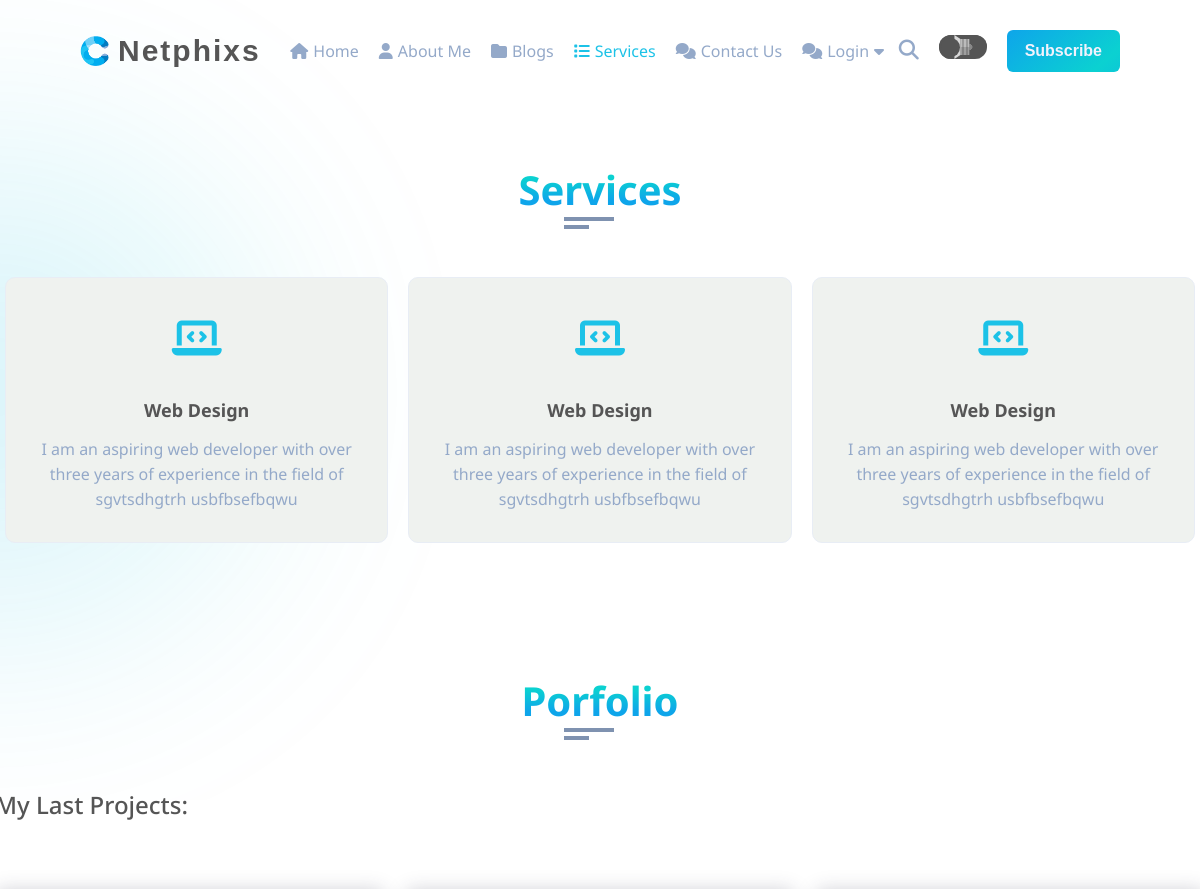
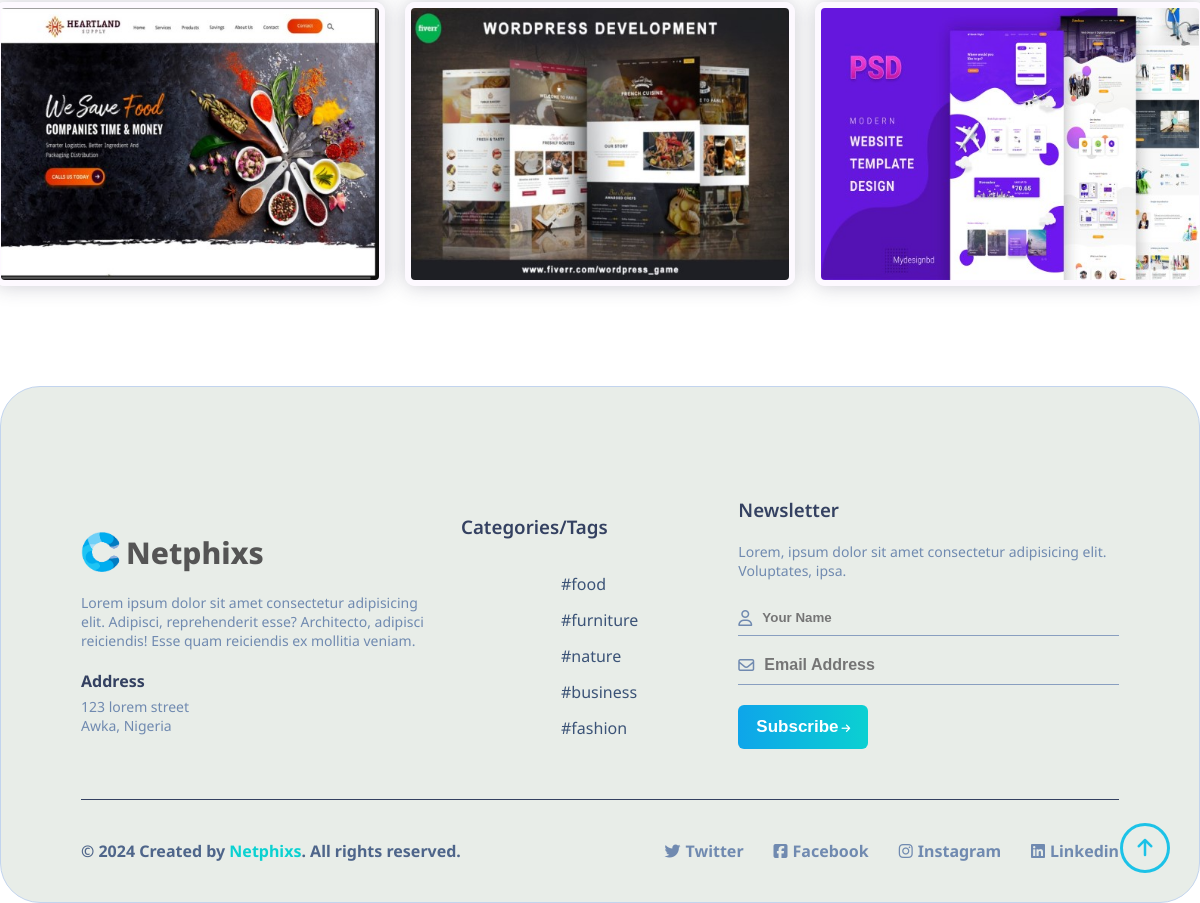
Page /services/ on the committed database (2 pictures, top to bottom).
### core/models.py (models this page shows, shortened)
class Service(models.Model):
    name = models.CharField(max_length=100)
    icon = models.CharField(max_length=50)
    description = models.TextField()
    updated = models.DateTimeField(auto_now=True)

class Portfolio(models.Model):
    image = models.ImageField(upload_to='portfolio/')
    details_url = models.URLField(max_length=200)
    created = models.DateTimeField(auto_now=True)

### blog/models.py (models this page shows, shortened)
class Tag(models.Model):
    title = models.CharField(max_length=255, verbose_name="Tag")
    image = models.ImageField(upload_to=user_directory_path, verbose_name="Tag Images")
    slug = models.SlugField(null=False, unique=True, default=uuid.uuid1)
    author = models.ForeignKey(User, on_delete=models.CASCADE, default=1)
    class Meta:
        verbose_name = "Tag"
        verbose_name_plural = "Tags"

### core/views.py (the view)
# urls.py: path('services/', views.service, name='service'),
def service(request):
    services = Service.objects.all()
    portfolios = Portfolio.objects.all()
    tags = Tag.objects.all()
    category = Categorys.objects.all()
    context = {
        'services':services,
        'category':category,
        'portfolios':portfolios,
        'tags':tags,
    }
    return render(request, 'services.html', context)

### templates/services.html (shortened to what this page needs)
{% extends "base.html" %}
{% load static %}
{% block header %} {% include "header.html" %} {% endblock header %}
{% block content %}
<section class="service section " id="service">
    <div class="container">
      <div class="row">
        <div class="section-title padd-15">
          <h2>Services</h2>
        </div>
      </div>
      <div class="row padd-15 fix-row">
        {% for service in services %}
        <div class="service-item padd-15">
          <div class="service-item-inner">
            <div class="icon">
              <i class="fa {{service.icon}}"></i>
            </div>
            <h4>{{service.name}}</h4>
            <p>
              {{service.description}}
            </p>
          </div>
        </div>
        {% endfor %}
      </div>
    </div>
  </section>
  <section class="portfolio section " id="portfolio">
    <div class="container">
      <div class="row">
        <div class="section-title padd-15">
          <h2>Porfolio</h2>
        </div>
      </div>
      <div class="row">
        <div class="portfolio-heading padd-15">
          <h2>My Last Projects: </h2>
        </div>
      </div>
      <div class="row">
        {% for portfolio in portfolios %}
        <div class="portfolio-item padd-15">
          <div class="portfolio-item-inner shadow-dark">
            <div class="portfolio-img">
              <img src="{{portfolio.image.url}}" alt="">
            </div>
            <div class="portfolio_link">
            </div>
          </div>
        </div>
        {% endfor %}
      </div>
    </div>
  </section>
{% endblock content %}
{% block footer %}{% include "footer.html" %}{% endblock footer %}

### templates/base.html (shortened to what this page needs)
<!DOCTYPE html>
{% load static %}
<html lang="en">
  <head>
    <link rel="stylesheet" href="{% static '' %}assests/css/style.css" />
    <link rel="stylesheet" href="{% static '' %}assests/css/home.css" />
    <link rel="stylesheet" href="{% static '' %}assests/css/profile-update.css" />
    <link rel="stylesheet" href="{% static '' %}assests/css/skin/color-1.css" />
    <link rel="stylesheet" href="{% static '' %}assests/css/darkmode.css" />
    <link
      rel="stylesheet"
      type="text/css"
      href="https://cdnjs.cloudflare.com/ajax/libs/font-awesome/6.5.1/css/all.min.css"
    />
  </head>
  <body id="top">
    {% block header %}{% endblock header %}
    <main id="main">
      {% block content %}
      {% endblock content %}</main>
    {% block footer %}{% endblock footer %}
  </body>
</html>

### templates/header.html (shortened to what this page needs)
{% load static %}
<header id="header">
    <nav class="container1 flex">
      <div class="logo flex">
        <div class="logoimg">
          <img src="{% static '' %}assests/images/img/logo.png" alt="" />
        </div>
        <a href="{% url "index" %}"><h1>Netphixs</h1></a>
      </div>
      <div class="navlist flex">
        <ul class="flex">
          <li><a href="{% url "index" %}" class="active"><i class="fa fa-home"></i>Home</a></li>
          <li><a href="{% url "about" %}"><i class="fa fa-user"></i>About Me</a></li>
          <li><a href="{% url "post-list" %}"><i class="fa-solid fa-folder"></i>Blogs</a></li>
          <li><a href="{% url "service" %}"><i class="fa fa-list"></i>Services</a></li>
          <li><a href="{% url "contact" %}"><i class="fa fa-comments"></i>Contact Us</a></li>
          <li class="dropdown" >
            {% if request.user.is_authenticated %}
            <a href="{% url 'logout' %}"><i class="fa fa-comments"></i>Logout</a>
            {% else %}
                <a href="{% url 'login' %}"><i class="fa fa-comments"></i>Login</a>
            {% endif %}
            <i class="fa fa-sort-desc dropdown-toggle" aria-hidden="true"></i>
          </li>
        </ul>
      </div>
      <div class="searchdarksub flex">
        <div class="searchbar">
          <i class="fa-solid fa-magnifying-glass"></i>
        </div>
        <div class="toggle-switch">
          <input
            type="checkbox"
            class="l toggle-checkbox"
            name="toggle-switch"
            id="toggleSwitch"
          />
        </div>
        <button class="btn-subs" ><a href="#footer">Subscribe</a></button>
      </div>
    </nav>
  </header>

### templates/footer.html (shortened to what this page needs)
{% load static %}
<footer class="container" id="footer">
    <section class="footersec flex">
      <div class="logofooter">
        <div class="logof">
          <a href="/" class="flex">
            <img src="{% static '' %}assests/images/img/logo.png" alt="" />
            <h1>Netphixs</h1>
          </a>
        </div>
        <p>
          Lorem ipsum dolor sit amet consectetur adipisicing elit. Adipisci,
          reprehenderit esse? Architecto, adipisci reiciendis! Esse quam
          reiciendis ex mollitia veniam.
        </p>
        <h4>Address</h4>
        <p>123 lorem street</p>
        <p>Awka, Nigeria</p>
      </div>
      <div class="categoriesfooter">
        <h3>Categories/Tags</h3>
        <div class="flex">
          <div class="catefbx">
            <ul class="catefbxa">
              {% for tag in tags|slice:":5" %}
              <li><a href="{% url "tags" tag.slug %}">#{{tag.title}}</a></li>
              {% endfor %}
          </div>
        </div>
      </div>
      <div class="newsletterfooter">
        <h3>Newsletter</h3>
        <p>
          Lorem, ipsum dolor sit amet consectetur adipisicing elit.
          Voluptates, ipsa.
        </p>
        <form action="{% url "newsletter" %}" method="POST" id="newsletter-form" class="flex">
          <div class="flex">
              <i class="fa-regular fa-user"></i>
              <input type="name" name="name" placeholder="Your Name" id="name" />
          </div>
          <div class="flex">
              <i class="fa-regular fa-envelope"></i>
              <input type="email" name="email" placeholder="Email Address" id="email" />
          </div>
          <button type="submit">
              Subscribe<i class="fa-solid fa-arrow-right"></i>
          </button>
      </form>
      </div>
    </section>
    <div class="themeauthor container flex">
      <div class="createdby">
        <h4>
          &copy; 2024 Created by
          <a href="/" target="_blank" title="">Netphixs</a>. All rights
          reserved.
        </h4>
      </div>
      <div class="social flex">
        <div class="social-icon">
          <a href="#" class="flex">
            <i class="fa-brands fa-twitter"></i>
            <h4>Twitter</h4>
          </a>
        </div>
        <div class="social-icon">
          <a href="#" class="flex">
            <i class="fa-brands fa-square-facebook"></i>
            <h4>Facebook</h4>
          </a>
        </div>
        <div class="social-icon">
          <a href="#" class="flex">
            <i class="fa-brands fa-instagram"></i>
            <h4>Instagram</h4>
          </a>
        </div>
        <div class="social-icon">
          <a href="#" class="flex">
            <i class="fa-brands fa-linkedin"></i>
            <h4>Linkedin</h4>
          </a>
        </div>
      </div>
    </div>
  </footer>
    <a class="back-to-top active" data-back-to-top aria-label="back-to-top" href="#top"><i class="fa fa-arrow-up" aria-hidden="true"></i></a>

### static/assests/css/profile-update.css (style rules this page uses)
* { padding: 0; margin: 0; box-sizing: border-box; }
body { font-family: Noto Sans, sans-serif; scroll-behavior: smooth; transition: 0.3s all; }
input[type="text"], input[type="email"], .select option, .select, #id_tag, #id_content, #id_title, input[type="password"] { width: 100%; padding: 10px; border: 1px solid #94a9c9; border-radius: 5px; box-sizing: border-box; font-size: 16px; }

### static/assests/css/skin/color-1.css (style rules this page uses)
:root { --skin-color: #1cc2e7; }

### static/assests/css/darkmode.css (style rules this page uses)
:root { --bg-black-900-1: #0f172a; --bg-black-100-1: #222222; --bg-black-50-1: #393939; --text-black-900-1: #ffffff; --text-black-700-1: #e9e9e9; --bar-black-600-1: rgba(45, 46, 46, 0.35); --bar-black-500-1: rgba(139, 136, 184, 0.35); --bar-black-500-1: rgba(139, 136, 184, 0.35); --bar-footer-1: #040b14; }

### rows in the picture
Service: name "Web Design", description "I am an aspiring web developer with over three years of experience in the field of sgvtsdhgtrh usbfbsefbqwu"
Service: name "Web Design", description "I am an aspiring web developer with over three years of experience in the field of sgvtsdhgtrh usbfbsefbqwu"
Service: name "Web Design", description "I am an aspiring web developer with over three years of experience in the field of sgvtsdhgtrh usbfbsefbqwu"
Portfolio: image (picture)
Portfolio: image (picture)
Portfolio: image (picture)
Tag: title "food"
Tag: title "furniture"
Tag: title "nature"
Tag: title "business"
Tag: title "fashion"
